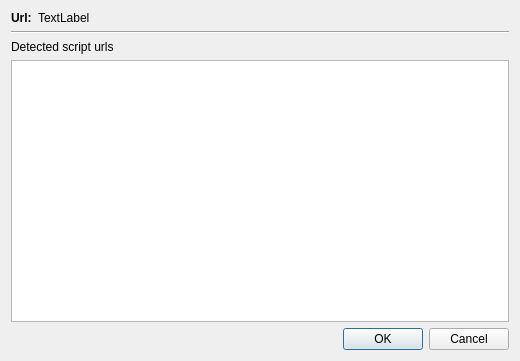
<?xml version="1.0" encoding="UTF-8"?>
<ui version="4.0">
 <class>CNoScriptDialog</class>
 <widget class="QDialog" name="CNoScriptDialog">
  <property name="geometry">
   <rect>
    <x>0</x>
    <y>0</y>
    <width>520</width>
    <height>361</height>
   </rect>
  </property>
  <property name="windowTitle">
   <string>NoScript policy settings</string>
  </property>
  <layout class="QVBoxLayout" name="verticalLayout">
   <item>
    <layout class="QHBoxLayout" name="horizontalLayout">
     <item>
      <widget class="QLabel" name="label_2">
       <property name="text">
        <string>&lt;html&gt;&lt;head/&gt;&lt;body&gt;&lt;p&gt;&lt;span style=&quot; font-weight:600;&quot;&gt;Url:&lt;/span&gt;&lt;/p&gt;&lt;/body&gt;&lt;/html&gt;</string>
       </property>
      </widget>
     </item>
     <item>
      <widget class="QLabel" name="labelUrl">
       <property name="sizePolicy">
        <sizepolicy hsizetype="Expanding" vsizetype="Preferred">
         <horstretch>0</horstretch>
         <verstretch>0</verstretch>
        </sizepolicy>
       </property>
       <property name="text">
        <string>TextLabel</string>
       </property>
      </widget>
     </item>
    </layout>
   </item>
   <item>
    <widget class="Line" name="line">
     <property name="orientation">
      <enum>Qt::Horizontal</enum>
     </property>
    </widget>
   </item>
   <item>
    <widget class="QLabel" name="label">
     <property name="text">
      <string>Detected script urls</string>
     </property>
    </widget>
   </item>
   <item>
    <widget class="QListWidget" name="listScripts"/>
   </item>
   <item>
    <widget class="QDialogButtonBox" name="buttonBox">
     <property name="standardButtons">
      <set>QDialogButtonBox::Cancel|QDialogButtonBox::Ok</set>
     </property>
    </widget>
   </item>
  </layout>
 </widget>
 <resources/>
 <connections>
  <connection>
   <sender>buttonBox</sender>
   <signal>rejected()</signal>
   <receiver>CNoScriptDialog</receiver>
   <slot>reject()</slot>
   <hints>
    <hint type="sourcelabel">
     <x>430</x>
     <y>351</y>
    </hint>
    <hint type="destinationlabel">
     <x>161</x>
     <y>269</y>
    </hint>
   </hints>
  </connection>
 </connections>
</ui>
